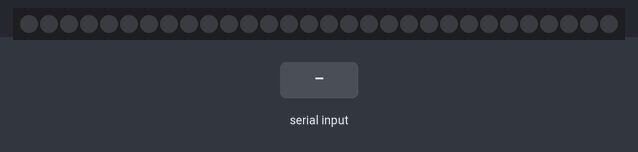
This sketch was run on a simulated Arduino Uno, built with avr-gcc and run on an emulated ATmega328P. On the bench: 30 RGB LEDs in strip order, left to right. The inputs (shaded band) are chosen by the test bench.

Above: at 1.2 s.
1.3 s: "1" received over the second serial link
At 1.34 s:
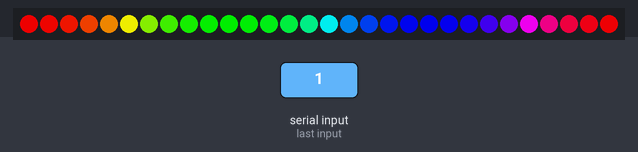
At 1.75 s:
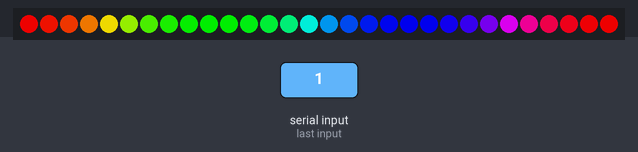

Measured:
- after the input at 1.3 s, the LEDs: change at once (image 1)

The sketch:

BLELeds.ino
```cpp
#include <SoftwareSerial.h>
#include <Adafruit_NeoPixel.h>

const int ledpin = 6;
const int numLeds = 30;

Adafruit_NeoPixel strip = Adafruit_NeoPixel(numLeds, ledpin, NEO_GRB + NEO_KHZ800);

SoftwareSerial mySerial(2,3);


void setup()
{

  mySerial.begin(9600);
  Serial.begin(9600);
  //pinMode(ledpin,OUTPUT);

  strip.begin();
  strip.setBrightness(200);
  //white();
  //rainbow1();
  //off();
}

void loop()
{
  int i;

  if (mySerial.available()){
    i=mySerial.read();
    //Serial.println("DATA RECEIVED:");
    //lcd.print(i);

    switch(i){
      case '1': rainbow1();
                break;

      case '2': white();
                break;

      case '0': off();
                break;

      default: //while(1==1)
               //rainbow1(20);
               break;
     }
  }
}

void rainbow1() {
  for (long firstPixelHue = 0; ; firstPixelHue += 256) {
    for (int i = 0; i < strip.numPixels(); i++) {
      int pixelHue = firstPixelHue + (i * 65536L / strip.numPixels());
      strip.setPixelColor(i, strip.gamma32(strip.ColorHSV(pixelHue)));
    }
    strip.show();
    delay(20);
  }
}

void white() {
  uint32_t color = strip.Color(250, 250, 250);
  strip.fill(color);
  strip.show();
}

void off(){
  strip.clear();
  strip.show();
}
```
